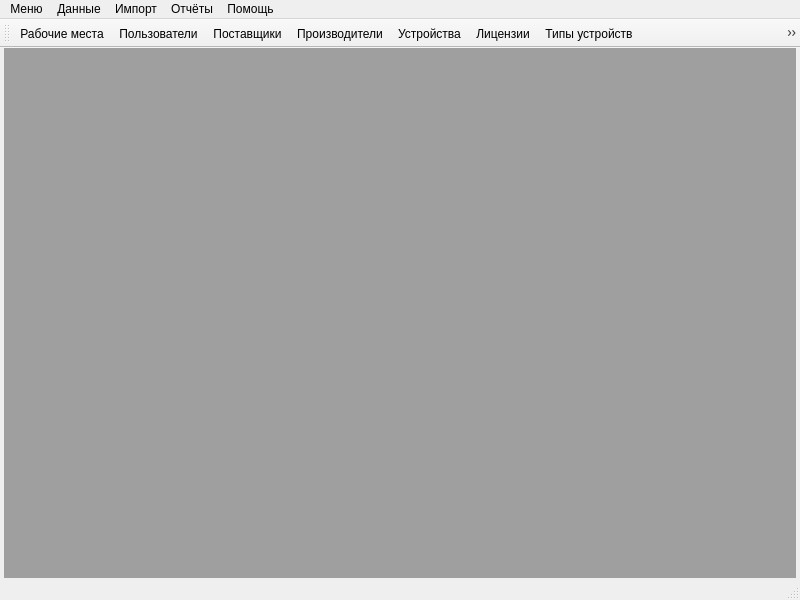
<?xml version="1.0" encoding="UTF-8"?>
<ui version="4.0">
 <class>workerPlace</class>
 <widget class="QMainWindow" name="workerPlace">
  <property name="geometry">
   <rect>
    <x>0</x>
    <y>0</y>
    <width>800</width>
    <height>600</height>
   </rect>
  </property>
  <property name="windowTitle">
   <string>Учёт рабочих мест</string>
  </property>
  <widget class="QWidget" name="centralwidget">
   <layout class="QVBoxLayout" name="verticalLayout">
    <property name="leftMargin">
     <number>4</number>
    </property>
    <property name="topMargin">
     <number>0</number>
    </property>
    <property name="rightMargin">
     <number>4</number>
    </property>
    <property name="bottomMargin">
     <number>0</number>
    </property>
    <item>
     <widget class="QMdiArea" name="mdiArea">
      <property name="font">
       <font>
        <weight>75</weight>
        <bold>true</bold>
       </font>
      </property>
      <property name="verticalScrollBarPolicy">
       <enum>Qt::ScrollBarAsNeeded</enum>
      </property>
      <property name="horizontalScrollBarPolicy">
       <enum>Qt::ScrollBarAsNeeded</enum>
      </property>
      <property name="activationOrder">
       <enum>QMdiArea::StackingOrder</enum>
      </property>
      <property name="viewMode">
       <enum>QMdiArea::TabbedView</enum>
      </property>
      <property name="documentMode">
       <bool>true</bool>
      </property>
     </widget>
    </item>
   </layout>
  </widget>
  <widget class="QMenuBar" name="menubar">
   <property name="geometry">
    <rect>
     <x>0</x>
     <y>0</y>
     <width>800</width>
     <height>21</height>
    </rect>
   </property>
   <widget class="QMenu" name="menu">
    <property name="title">
     <string>Меню</string>
    </property>
    <addaction name="exit"/>
   </widget>
   <widget class="QMenu" name="menu_2">
    <property name="title">
     <string>Данные</string>
    </property>
    <addaction name="actionWorkPlace"/>
    <addaction name="actionUsers"/>
    <addaction name="actionPoviders"/>
    <addaction name="actionProducers"/>
    <addaction name="actionDevice"/>
    <addaction name="actionLicenses"/>
    <addaction name="actionTypeDevice"/>
    <addaction name="actionPo"/>
    <addaction name="separator"/>
    <addaction name="actionJournalHistoryMoved"/>
    <addaction name="actionJournalHistoryUsersOnWP"/>
    <addaction name="separator"/>
    <addaction name="actionReferenceBookEdit"/>
   </widget>
   <widget class="QMenu" name="menu_3">
    <property name="title">
     <string>Отчёты</string>
    </property>
    <addaction name="actionOpenCuteReport"/>
    <addaction name="actionInventoryReport"/>
   </widget>
   <widget class="QMenu" name="menu_4">
    <property name="title">
     <string>Импорт</string>
    </property>
    <addaction name="actionDeviceImport"/>
    <addaction name="actionUserImport"/>
   </widget>
   <widget class="QMenu" name="menu_5">
    <property name="title">
     <string>Помощь</string>
    </property>
    <addaction name="actionAbout"/>
   </widget>
   <addaction name="menu"/>
   <addaction name="menu_2"/>
   <addaction name="menu_4"/>
   <addaction name="menu_3"/>
   <addaction name="menu_5"/>
  </widget>
  <widget class="QStatusBar" name="statusbar"/>
  <widget class="QToolBar" name="toolBar">
   <property name="windowTitle">
    <string>Главная панель</string>
   </property>
   <attribute name="toolBarArea">
    <enum>TopToolBarArea</enum>
   </attribute>
   <attribute name="toolBarBreak">
    <bool>false</bool>
   </attribute>
   <addaction name="actionWorkPlace"/>
   <addaction name="actionUsers"/>
   <addaction name="actionPoviders"/>
   <addaction name="actionProducers"/>
   <addaction name="actionDevice"/>
   <addaction name="actionLicenses"/>
   <addaction name="actionTypeDevice"/>
   <addaction name="actionPo"/>
   <addaction name="separator"/>
   <addaction name="actionJournalHistoryMoved"/>
   <addaction name="actionJournalHistoryUsersOnWP"/>
   <addaction name="separator"/>
   <addaction name="actionDeviceImport"/>
   <addaction name="actionUserImport"/>
   <addaction name="separator"/>
   <addaction name="actionOpenCuteReport"/>
   <addaction name="separator"/>
   <addaction name="actionReferenceBookEdit"/>
  </widget>
  <action name="exit">
   <property name="icon">
    <iconset resource="../icons.qrc">
     <normaloff>:/22x22/exit/ico/exit_22x22.png</normaloff>:/22x22/exit/ico/exit_22x22.png</iconset>
   </property>
   <property name="text">
    <string>Выход</string>
   </property>
   <property name="shortcut">
    <string>Alt+X</string>
   </property>
  </action>
  <action name="actionWorkPlace">
   <property name="icon">
    <iconset resource="../icons.qrc">
     <normaloff>:/128x128/workgroup/ico/Workgroup.png</normaloff>:/128x128/workgroup/ico/Workgroup.png</iconset>
   </property>
   <property name="text">
    <string>Рабочие места</string>
   </property>
  </action>
  <action name="actionUsers">
   <property name="icon">
    <iconset resource="../icons.qrc">
     <normaloff>:/22x22/users/ico/userconfig_22x22.png</normaloff>:/22x22/users/ico/userconfig_22x22.png</iconset>
   </property>
   <property name="text">
    <string>Пользователи</string>
   </property>
  </action>
  <action name="actionReferenceBookEdit">
   <property name="icon">
    <iconset resource="../icons.qrc">
     <normaloff>:/22x22/book/ico/bookcase_22x22.png</normaloff>:/22x22/book/ico/bookcase_22x22.png</iconset>
   </property>
   <property name="text">
    <string>Справочники</string>
   </property>
  </action>
  <action name="actionPoviders">
   <property name="icon">
    <iconset resource="../icons.qrc">
     <normaloff>:/128x128/providers/ico/providers_128x128.png</normaloff>:/128x128/providers/ico/providers_128x128.png</iconset>
   </property>
   <property name="text">
    <string>Поставщики</string>
   </property>
   <property name="toolTip">
    <string>Поставщики</string>
   </property>
  </action>
  <action name="actionInventoryReport">
   <property name="text">
    <string>Инвентаризация</string>
   </property>
   <property name="toolTip">
    <string>Инвентаризация</string>
   </property>
  </action>
  <action name="actionTypeDevice">
   <property name="icon">
    <iconset resource="../icons.qrc">
     <normaloff>:/22x22/hardware/ico/hardware_22x22.png</normaloff>:/22x22/hardware/ico/hardware_22x22.png</iconset>
   </property>
   <property name="text">
    <string>Типы устройств</string>
   </property>
   <property name="toolTip">
    <string>Типы устройств</string>
   </property>
  </action>
  <action name="actionProducers">
   <property name="icon">
    <iconset resource="../icons.qrc">
     <normaloff>:/128x128/producers/ico/producers_128x128.png</normaloff>:/128x128/producers/ico/producers_128x128.png</iconset>
   </property>
   <property name="text">
    <string>Производители</string>
   </property>
   <property name="toolTip">
    <string>Производители</string>
   </property>
  </action>
  <action name="actionPo">
   <property name="icon">
    <iconset resource="../icons.qrc">
     <normaloff>:/128x128/software/ico/software_128x128.png</normaloff>:/128x128/software/ico/software_128x128.png</iconset>
   </property>
   <property name="text">
    <string>Программное Обеспечение</string>
   </property>
   <property name="toolTip">
    <string>Программное Обеспечение</string>
   </property>
  </action>
  <action name="actionLicenses">
   <property name="icon">
    <iconset resource="../icons.qrc">
     <normaloff>:/64x64/licence/ico/licence_64x64.png</normaloff>:/64x64/licence/ico/licence_64x64.png</iconset>
   </property>
   <property name="text">
    <string>Лицензии</string>
   </property>
   <property name="toolTip">
    <string>Лицензии</string>
   </property>
  </action>
  <action name="actionDevice">
   <property name="icon">
    <iconset resource="../icons.qrc">
     <normaloff>:/22x22/computers/ico/computer_22x22.png</normaloff>:/22x22/computers/ico/computer_22x22.png</iconset>
   </property>
   <property name="text">
    <string>Устройства</string>
   </property>
   <property name="toolTip">
    <string>Устройства</string>
   </property>
  </action>
  <action name="actionJournalHistoryMoved">
   <property name="icon">
    <iconset resource="../icons.qrc">
     <normaloff>:/32x32/journal/ico/journal_32x32.png</normaloff>:/32x32/journal/ico/journal_32x32.png</iconset>
   </property>
   <property name="text">
    <string>Журнал истории перемещений</string>
   </property>
   <property name="toolTip">
    <string>Журнал истории перемещений</string>
   </property>
  </action>
  <action name="actionDeviceImport">
   <property name="icon">
    <iconset resource="../icons.qrc">
     <normaloff>:/32x32/import/ico/import_32x32.png</normaloff>:/32x32/import/ico/import_32x32.png</iconset>
   </property>
   <property name="text">
    <string>Импорт устройств</string>
   </property>
   <property name="toolTip">
    <string>Импорт устройств</string>
   </property>
  </action>
  <action name="actionUserImport">
   <property name="icon">
    <iconset resource="../icons.qrc">
     <normaloff>:/48x48/import/ico/import_users_48х48.png</normaloff>:/48x48/import/ico/import_users_48х48.png</iconset>
   </property>
   <property name="text">
    <string>Импорт пользователей</string>
   </property>
   <property name="toolTip">
    <string>Импорт пользователей</string>
   </property>
  </action>
  <action name="actionJournalHistoryUsersOnWP">
   <property name="icon">
    <iconset resource="../icons.qrc">
     <normaloff>:/128x128/journal/ico/journal_128x128.png</normaloff>:/128x128/journal/ico/journal_128x128.png</iconset>
   </property>
   <property name="text">
    <string>Журнал прихода\ухода пользователей</string>
   </property>
   <property name="toolTip">
    <string>Журнал приходаухода пользователей</string>
   </property>
  </action>
  <action name="actionOpenCuteReport">
   <property name="icon">
    <iconset resource="../icons.qrc">
     <normaloff>:/CuteReport/ico/cutereport_logo_64x64.ico</normaloff>:/CuteReport/ico/cutereport_logo_64x64.ico</iconset>
   </property>
   <property name="text">
    <string>Открыть отчёт CuteReport</string>
   </property>
  </action>
  <action name="actionAbout">
   <property name="icon">
    <iconset resource="../icons.qrc">
     <normaloff>:/32x32/info/ico/info_32x32.png</normaloff>:/32x32/info/ico/info_32x32.png</iconset>
   </property>
   <property name="text">
    <string>О программе</string>
   </property>
  </action>
 </widget>
 <resources>
  <include location="../icons.qrc"/>
 </resources>
 <connections/>
</ui>
